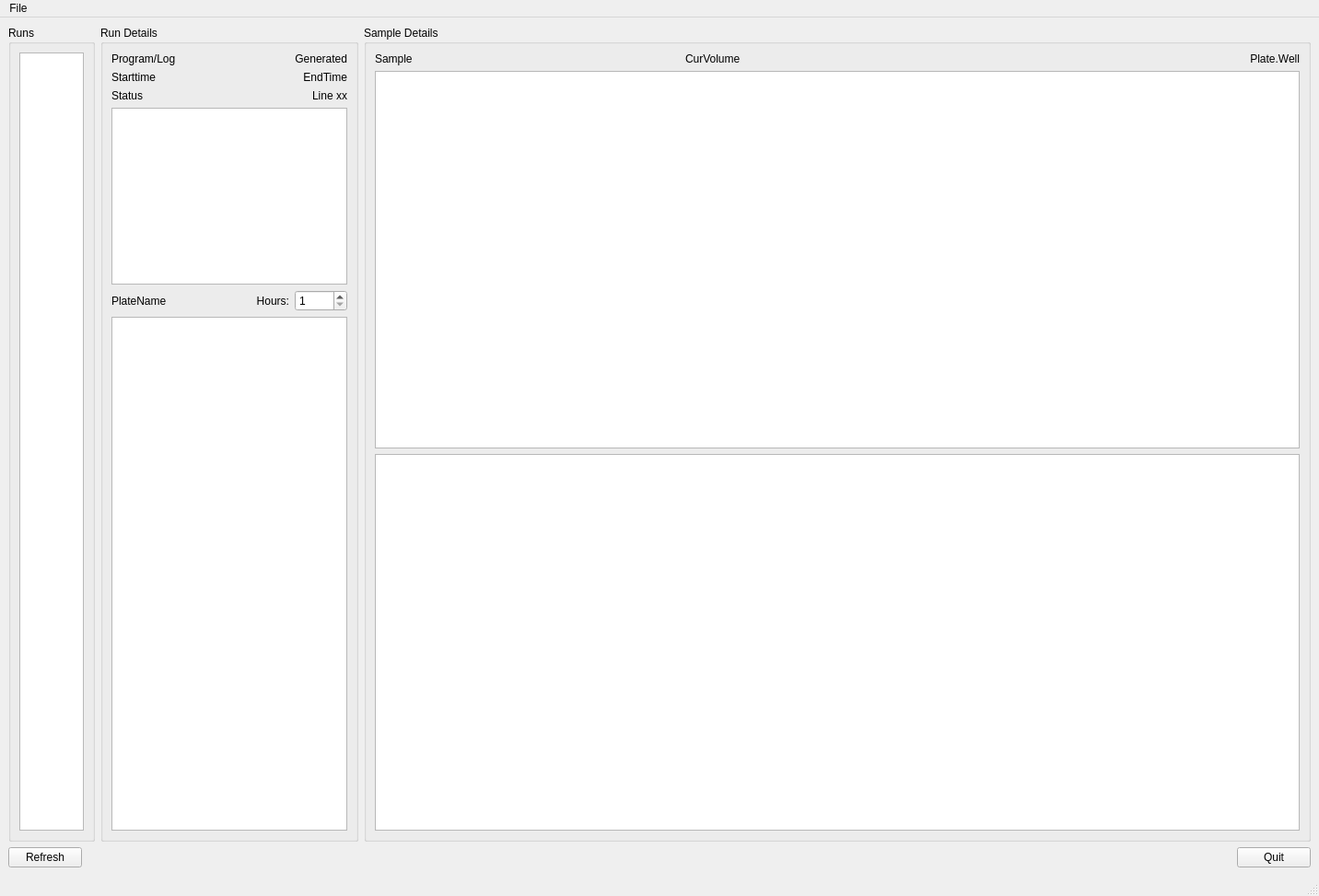
<?xml version="1.0" encoding="UTF-8"?>
<ui version="4.0">
 <class>MainWindow</class>
 <widget class="QMainWindow" name="MainWindow">
  <property name="geometry">
   <rect>
    <x>0</x>
    <y>0</y>
    <width>1432</width>
    <height>973</height>
   </rect>
  </property>
  <property name="windowTitle">
   <string>Robot Explorer</string>
  </property>
  <property name="layoutDirection">
   <enum>Qt::LeftToRight</enum>
  </property>
  <widget class="QWidget" name="central">
   <layout class="QVBoxLayout" name="verticalLayout">
    <item>
     <layout class="QHBoxLayout" name="horizontalLayout" stretch="0,0,1">
      <item>
       <widget class="QGroupBox" name="runsGroup">
        <property name="sizePolicy">
         <sizepolicy hsizetype="Minimum" vsizetype="Preferred">
          <horstretch>0</horstretch>
          <verstretch>0</verstretch>
         </sizepolicy>
        </property>
        <property name="title">
         <string>Runs</string>
        </property>
        <layout class="QGridLayout" name="gridLayout_5">
         <item row="0" column="0">
          <widget class="QTableView" name="runsTable">
           <property name="sizeAdjustPolicy">
            <enum>QAbstractScrollArea::AdjustToContents</enum>
           </property>
           <property name="alternatingRowColors">
            <bool>true</bool>
           </property>
           <property name="selectionMode">
            <enum>QAbstractItemView::SingleSelection</enum>
           </property>
           <property name="selectionBehavior">
            <enum>QAbstractItemView::SelectRows</enum>
           </property>
          </widget>
         </item>
        </layout>
       </widget>
      </item>
      <item>
       <widget class="QGroupBox" name="runGroup">
        <property name="sizePolicy">
         <sizepolicy hsizetype="Preferred" vsizetype="Preferred">
          <horstretch>0</horstretch>
          <verstretch>0</verstretch>
         </sizepolicy>
        </property>
        <property name="title">
         <string>Run Details</string>
        </property>
        <layout class="QGridLayout" name="gridLayout_2">
         <item row="0" column="3">
          <widget class="QLabel" name="generated">
           <property name="text">
            <string>Generated</string>
           </property>
           <property name="alignment">
            <set>Qt::AlignRight|Qt::AlignTrailing|Qt::AlignVCenter</set>
           </property>
          </widget>
         </item>
         <item row="0" column="0">
          <widget class="QLabel" name="programName">
           <property name="text">
            <string>Program/Log</string>
           </property>
          </widget>
         </item>
         <item row="1" column="0">
          <widget class="QLabel" name="starttime">
           <property name="text">
            <string>Starttime</string>
           </property>
          </widget>
         </item>
         <item row="1" column="3">
          <widget class="QLabel" name="endtime">
           <property name="text">
            <string>EndTime</string>
           </property>
           <property name="alignment">
            <set>Qt::AlignRight|Qt::AlignTrailing|Qt::AlignVCenter</set>
           </property>
          </widget>
         </item>
         <item row="3" column="0" colspan="4">
          <widget class="QTableView" name="plateTable"/>
         </item>
         <item row="2" column="0">
          <widget class="QLabel" name="status">
           <property name="text">
            <string>Status</string>
           </property>
          </widget>
         </item>
         <item row="5" column="0" colspan="4">
          <widget class="QTableWidget" name="sampleTable">
           <property name="sizePolicy">
            <sizepolicy hsizetype="Minimum" vsizetype="Expanding">
             <horstretch>0</horstretch>
             <verstretch>1</verstretch>
            </sizepolicy>
           </property>
           <property name="horizontalScrollBarPolicy">
            <enum>Qt::ScrollBarAlwaysOff</enum>
           </property>
           <property name="sizeAdjustPolicy">
            <enum>QAbstractScrollArea::AdjustToContents</enum>
           </property>
          </widget>
         </item>
         <item row="4" column="0">
          <widget class="QLabel" name="plateName">
           <property name="text">
            <string>PlateName</string>
           </property>
          </widget>
         </item>
         <item row="2" column="3">
          <widget class="QLabel" name="lineno">
           <property name="text">
            <string>Line xx</string>
           </property>
           <property name="alignment">
            <set>Qt::AlignRight|Qt::AlignTrailing|Qt::AlignVCenter</set>
           </property>
          </widget>
         </item>
         <item row="4" column="3">
          <widget class="QSpinBox" name="horizonHours">
           <property name="minimum">
            <number>1</number>
           </property>
           <property name="maximum">
            <number>48</number>
           </property>
          </widget>
         </item>
         <item row="4" column="2">
          <widget class="QLabel" name="label">
           <property name="text">
            <string>Hours:</string>
           </property>
           <property name="alignment">
            <set>Qt::AlignRight|Qt::AlignTrailing|Qt::AlignVCenter</set>
           </property>
          </widget>
         </item>
        </layout>
       </widget>
      </item>
      <item>
       <widget class="QGroupBox" name="sampleGroup">
        <property name="sizePolicy">
         <sizepolicy hsizetype="Preferred" vsizetype="Preferred">
          <horstretch>0</horstretch>
          <verstretch>0</verstretch>
         </sizepolicy>
        </property>
        <property name="title">
         <string>Sample Details</string>
        </property>
        <layout class="QGridLayout" name="gridLayout">
         <item row="0" column="2">
          <widget class="QLabel" name="wellName">
           <property name="text">
            <string>Plate.Well</string>
           </property>
           <property name="alignment">
            <set>Qt::AlignRight|Qt::AlignTrailing|Qt::AlignVCenter</set>
           </property>
          </widget>
         </item>
         <item row="0" column="0">
          <widget class="QLabel" name="sampleName">
           <property name="text">
            <string>Sample</string>
           </property>
          </widget>
         </item>
         <item row="2" column="0" colspan="3">
          <widget class="QTableView" name="volsTable">
           <property name="sizePolicy">
            <sizepolicy hsizetype="Expanding" vsizetype="Expanding">
             <horstretch>0</horstretch>
             <verstretch>0</verstretch>
            </sizepolicy>
           </property>
          </widget>
         </item>
         <item row="0" column="1">
          <widget class="QLabel" name="volume">
           <property name="text">
            <string>CurVolume</string>
           </property>
          </widget>
         </item>
         <item row="3" column="0" colspan="3">
          <widget class="QTableView" name="opsTable"/>
         </item>
        </layout>
       </widget>
      </item>
     </layout>
    </item>
    <item>
     <layout class="QHBoxLayout" name="horizontalLayout_4">
      <item>
       <widget class="QPushButton" name="refresh">
        <property name="text">
         <string>Refresh</string>
        </property>
       </widget>
      </item>
      <item>
       <spacer name="horizontalSpacer">
        <property name="orientation">
         <enum>Qt::Horizontal</enum>
        </property>
        <property name="sizeHint" stdset="0">
         <size>
          <width>40</width>
          <height>20</height>
         </size>
        </property>
       </spacer>
      </item>
      <item>
       <widget class="QPushButton" name="pushButton">
        <property name="text">
         <string>Quit</string>
        </property>
       </widget>
      </item>
     </layout>
    </item>
   </layout>
  </widget>
  <widget class="QMenuBar" name="menubar">
   <property name="geometry">
    <rect>
     <x>0</x>
     <y>0</y>
     <width>1432</width>
     <height>22</height>
    </rect>
   </property>
   <widget class="QMenu" name="menuFile">
    <property name="title">
     <string>File</string>
    </property>
    <addaction name="actionQuit"/>
   </widget>
   <addaction name="menuFile"/>
  </widget>
  <widget class="QStatusBar" name="statusbar"/>
  <action name="actionQuit">
   <property name="text">
    <string>Quit</string>
   </property>
  </action>
  <action name="actionList">
   <property name="text">
    <string>List</string>
   </property>
  </action>
 </widget>
 <resources/>
 <connections/>
</ui>
